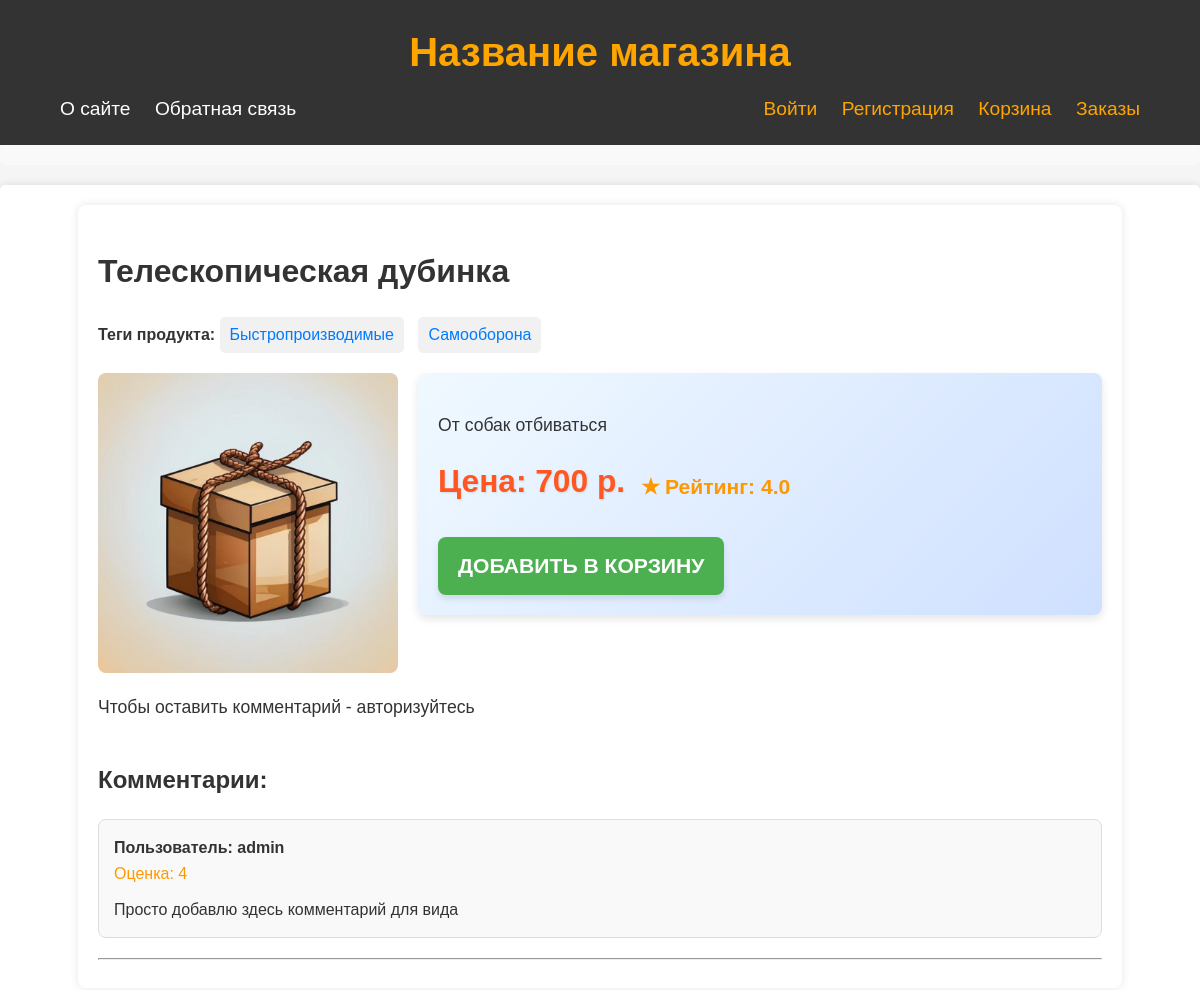
The page /item/dubin/ (upper part) on the database as committed earlier.
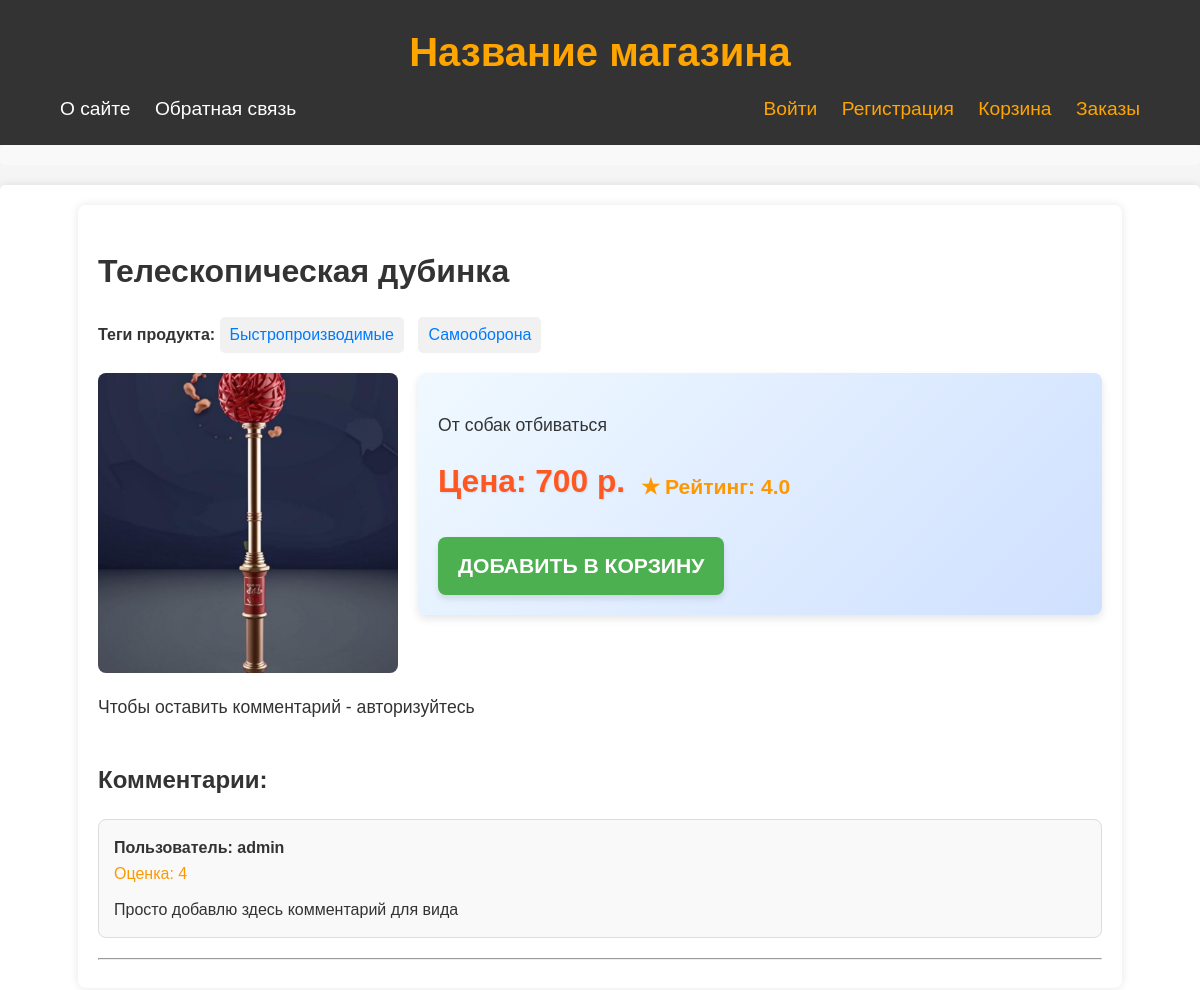
The same page on the database as committed later.
### justsite/models.py (models this page shows, shortened)
class Items(models.Model):
    class Status(models.IntegerChoices):
        DRAFT = 0, 'Черновик'
        PUBLISHED = 1, 'На витрине'
    name = models.CharField(max_length=255, verbose_name="Название товара")
    slug = models.SlugField(max_length=255, db_index=True, unique=True, verbose_name="Слаг", validators=[
        MinLengthValidator(5, message="Минимум 5 символов"),
        MaxLengthValidator(100, message="Максимум 100 символов"),
    ])
    photo = models.ImageField(upload_to="photos/%Y/%m/%d/", default=None, blank=True, null=True, verbose_name="Фото")
    description = models.TextField(blank=True, verbose_name="Описание")
    time_create = models.DateTimeField(auto_now_add=True, verbose_name="Время создания")
    is_published = models.BooleanField(choices=tuple(map(lambda x: (bool(x[0]), x[1]), Status.choices)),
                                       default=Status.DRAFT, verbose_name="Статус")
    cat = models.ForeignKey('Category', on_delete=models.SET_NULL, related_name='items', verbose_name="Категория", null=True)
    tags = models.ManyToManyField('TagItem', blank=True, related_name='tags', verbose_name="Теги")
    price = models.IntegerField(blank=True, verbose_name="Цена", null=True)
    rate = models.FloatField(blank=True, verbose_name="Рейтинг", null=True)
    objects = models.Manager()
    published = PublishedModel()
    class Meta:
        ordering = ['name']
        indexes = [
            models.Index(fields=['name']),
        ]
        verbose_name = "Товары магазина"
        verbose_name_plural = 'Товары магазина'

### justsite/views.py (the view, shortened to what this page needs)
# urls.py: path('item/<slug:item_slug>/', views.ShowItem.as_view(), name="item"),
class ShowItem(DataMixin, TemplateView):
    template_name = 'justsite/item.html'
    def get_context_data(self, *, object_list=None, **kwargs):
        context = super().get_context_data(**kwargs)
        context['title'] = "Обзор"
        context['item'] = get_object_or_404(Items.published, slug=self.kwargs['item_slug'])
        context['form'] = AddCommentForm()
        context['comments'] = Comments.objects.filter(item=context['item']).select_related('user')
        if self.request.user.is_authenticated:
            context['user_comment'] = context['comments'].filter(user=self.request.user).exists()
        return self.get_mixin_context(context)

### justsite/context_processors.py (called while the page is built)
def get_site_context(request):
    return {'mainmenu': menu, 'index_ignore_list': ['about', 'contact']}

### justsite/models.py (called while the page is built)
    def get_queryset(self):
        return super().get_queryset().filter(is_published=Items.Status.PUBLISHED)

    def get_absolute_url(self):
        return reverse('tag', kwargs={'tag_slug': self.slug})

### justsite/templatetags/pstags.py (called while the page is built)
@register.filter
def one_digit_after_dot(num, num_dig=1):
    if num:
        return format(num, f'.{num_dig}f')
    else:
        return format(num, f'.{num_dig}f')

### justsite/utils.py (called while the page is built)
    def get_mixin_context(self, context, **kwargs):
        context.update(kwargs)
        return context

### justsite/templates/justsite/item.html (shortened to what this page needs)
{% extends 'base.html' %}
{% load pstags %}
{% load static %}
{% block content %}
<div class="item-page-container">
    <h1 class="item-page-title">{{ item.name }}</h1>
    {% with item.tags.all as tags %}
    {% if tags %}
    <div class="item-page-tags">
        <strong>Теги продукта:</strong>
        {% for t in tags %}
        <span class="item-page-tag"><a href="{{ t.get_absolute_url }}">{{ t.tag }}</a></span>
        {% endfor %}
    </div>
    {% endif %}
    {% endwith %}
    <div class="item-page-details">
        {% if item.photo %}
        <div class="item-page-image">
            <img src="{{ item.photo.url }}" alt="{{ item.name }}">
        </div>
        {% else %}
        <div class="item-page-image">
            <img src="{% static 'justsite/images/package.png' %}" alt="My image">
        </div>
        {% endif %}
        <div class="item-page-description">
            <p>{{ item.description }}</p>
            <div class="item-page-info">
                <div class="item-page-price">Цена: {{ item.price }} р.</div>
                <div class="item-page-rating">
                    {% if item.rate %}
                    Рейтинг: {{ item.rate|one_digit_after_dot }}
                    {% else %}
                    Рейтинг: Еще никто не оценил
                    {% endif %}
                </div>
            </div>
            <div class="item-page-links">
                <a href="{% url 'to_cart' item.slug %}" class="item-page-add-to-cart">Добавить в корзину</a>
            </div>
        </div>
    </div>
    {% if user.is_authenticated %}
    {% if not user_comment %}
    <div class="item-page-comment-form">
        <h2>Оставить комментарий:</h2>
        <form method="post" enctype="multipart/form-data">
            {% csrf_token %}
            {% if form.non_field_errors %}
            <div class="item-page-non-field-errors">
                {% for err in form.non_field_errors %}
                <p>{{ err }}</p>
                {% endfor %}
            </div>
            {% endif %}
            <div class="item-page-form-group">
                {{ form.text.label_tag }}<br>
                {{ form.text }}
            </div>
            <div class="item-page-form-group">
                {{ form.rating.label_tag }}<br>
                {% for radio in form.rating %}
                <div class="item-page-form-radio">
                    {{ radio }}
                </div>
                {% endfor %}
            </div>
            <input type="submit" value="Оставить комментарий" class="item-page-btn-submit">
        </form>
    </div>
    {% endif %}
    {% else %}
    <div class="item-page-login-prompt">
        Чтобы оставить комментарий - <a href="{% url 'users:login' %}">авторизуйтесь</a>
    </div>
    {% endif %}
    <div class="item-page-comments-section">
        {% if comments %}
        <h2>Комментарии:</h2>
        {% endif %}
        {% for comment in comments %}
        <div class="item-page-comment">
            <div class="item-page-comment-user">Пользователь: {{ comment.user }}</div>
            <div class="item-page-comment-rating">
                {% if comment.rating is not None %}
                Оценка: {{ comment.rating }}
                {% else %}
                Без оценки
                {% endif %}
            </div>
            <div class="item-page-comment-text">{{ comment.text }}</div>
        </div>
        <hr>
        {% endfor %}
    </div>
</div>
{% endblock %}

Rows that differ between the two databases and show on the page:
changed Items "Телескопическая дубинка": photo: picture added
